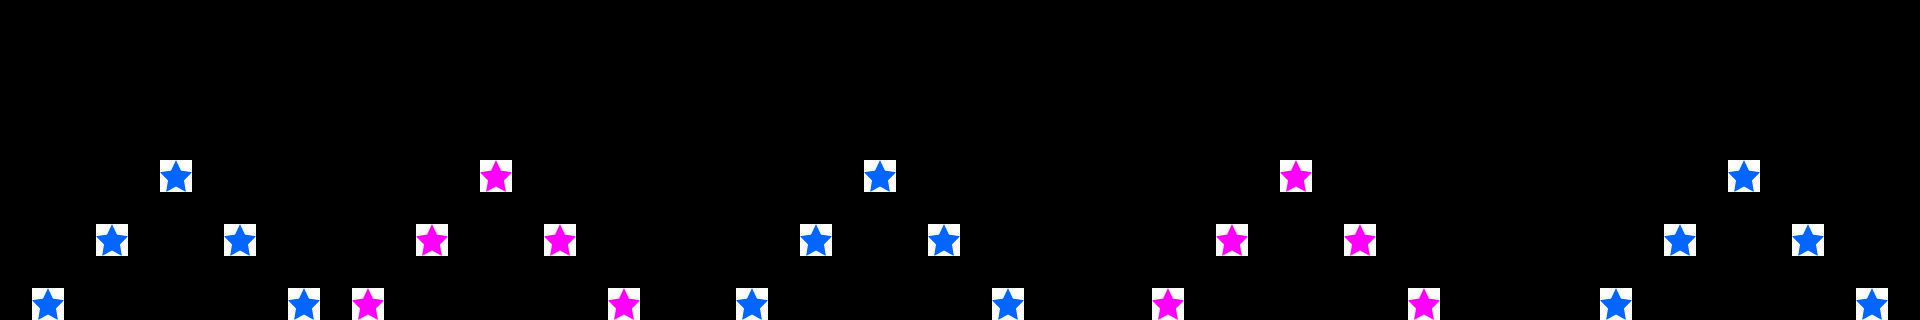

A 2D game scene composited from a Tiled map and its tileset images. What follows is a short description and the map's XML, with each tile layer's data collapsed to a summary:
An orthogonal 60x10 tile map with 32x32 px tiles, 2 tile layers (FloorLayer, ThingLayer).

<map version="1.0" orientation="orthogonal" width="60" height="10" tilewidth="32" tileheight="32">
 <tileset firstgid="1" name="bg_tmx" tilewidth="32" tileheight="32">
  <image source="bg_tmx.png" width="320" height="320" />
  <tile id="0">
   <properties>
    <property name="isFloor" value="1" />
   </properties>
  </tile>
  <tile id="3">
   <properties>
    <property name="objType" value="life" />
    <property name="colorType" value="red" />
   </properties>
  </tile>
  <tile id="4">
   <properties>
    <property name="objType" value="star" />
    <property name="colorType" value="blue" />
   </properties>
  </tile>
  <tile id="5">
   <properties>
    <property name="objType" value="star" />
    <property name="colorType" value="pink" />
   </properties>
  </tile>
  <tile id="10">
   <properties>
    <property name="isFloor" value="1" />
   </properties>
  </tile>
  <tile id="11">
   <properties>
    <property name="objType" value="line" />
    <property name="colorType" value="pink" />
   </properties>
  </tile>
  <tile id="12">
   <properties>
    <property name="objType" value="line" />
    <property name="colorType" value="blue" />
   </properties>
  </tile>
  <tile id="14">
   <properties>
    <property name="objType" value="line" />
    <property name="colorType" value="blue" />
   </properties>
  </tile>
  <tile id="15">
   <properties>
    <property name="objType" value="line" />
    <property name="colorType" value="pink" />
   </properties>
  </tile>
  <tile id="30">
   <properties>
    <property name="isFloor" value="1" />
   </properties>
  </tile>
  <tile id="31">
   <properties>
    <property name="isFloor" value="1" />
   </properties>
  </tile>
  <tile id="32">
   <properties>
    <property name="isFloor" value="1" />
   </properties>
  </tile>
  <tile id="64">
   <properties>
    <property name="isBaffle" value="1" />
   </properties>
  </tile>
  <tile id="81">
   <properties>
    <property name="ObjTypeId" value="2" />
   </properties>
  </tile>
 </tileset>
 <layer name="FloorLayer" width="60" height="10">
  <data>[600 cells, 0 non-empty, 0 distinct tile ids]</data>
 </layer>
 <layer name="ThingLayer" width="60" height="10">
  <data>[600 cells, 25 non-empty, 2 distinct tile ids]</data>
 </layer>
</map>
